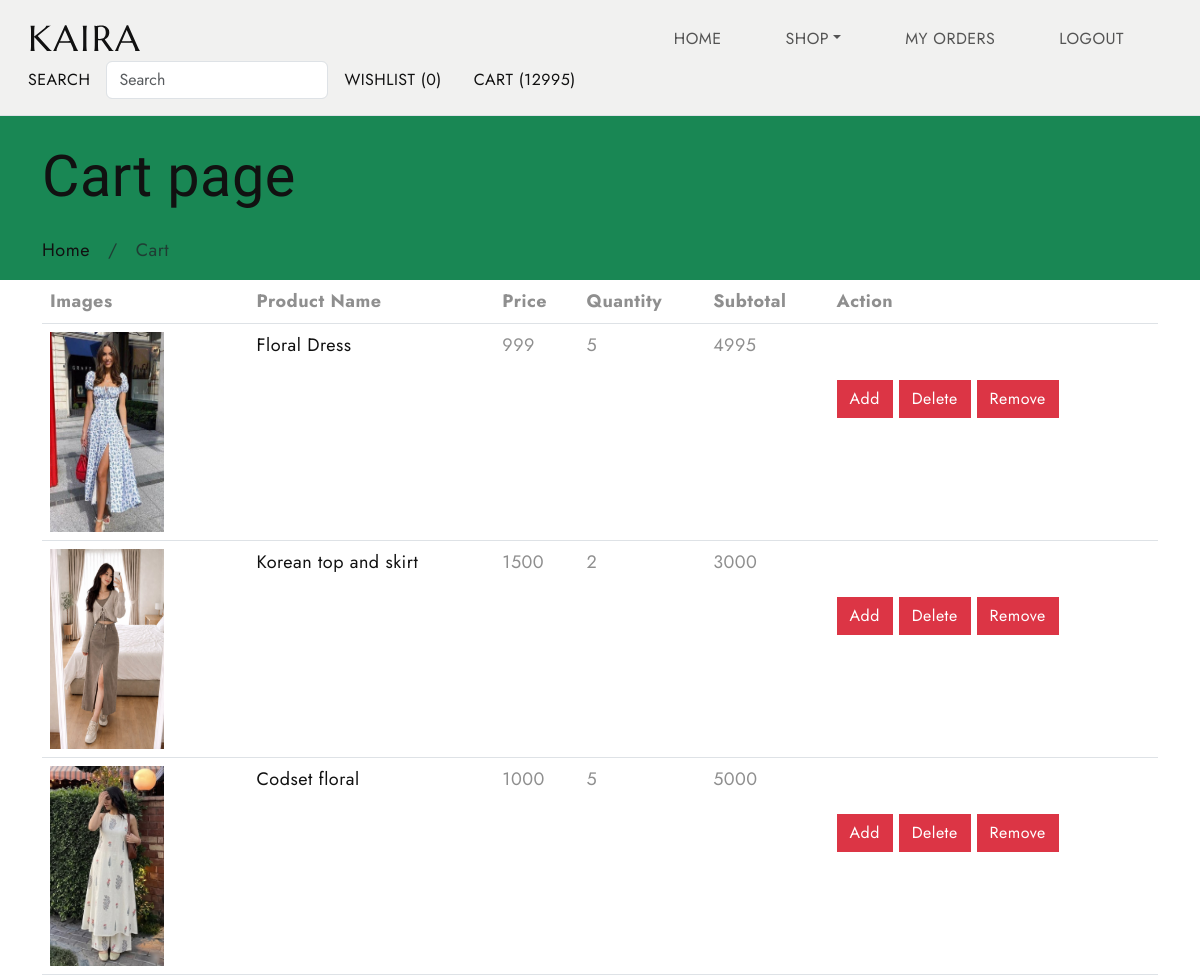
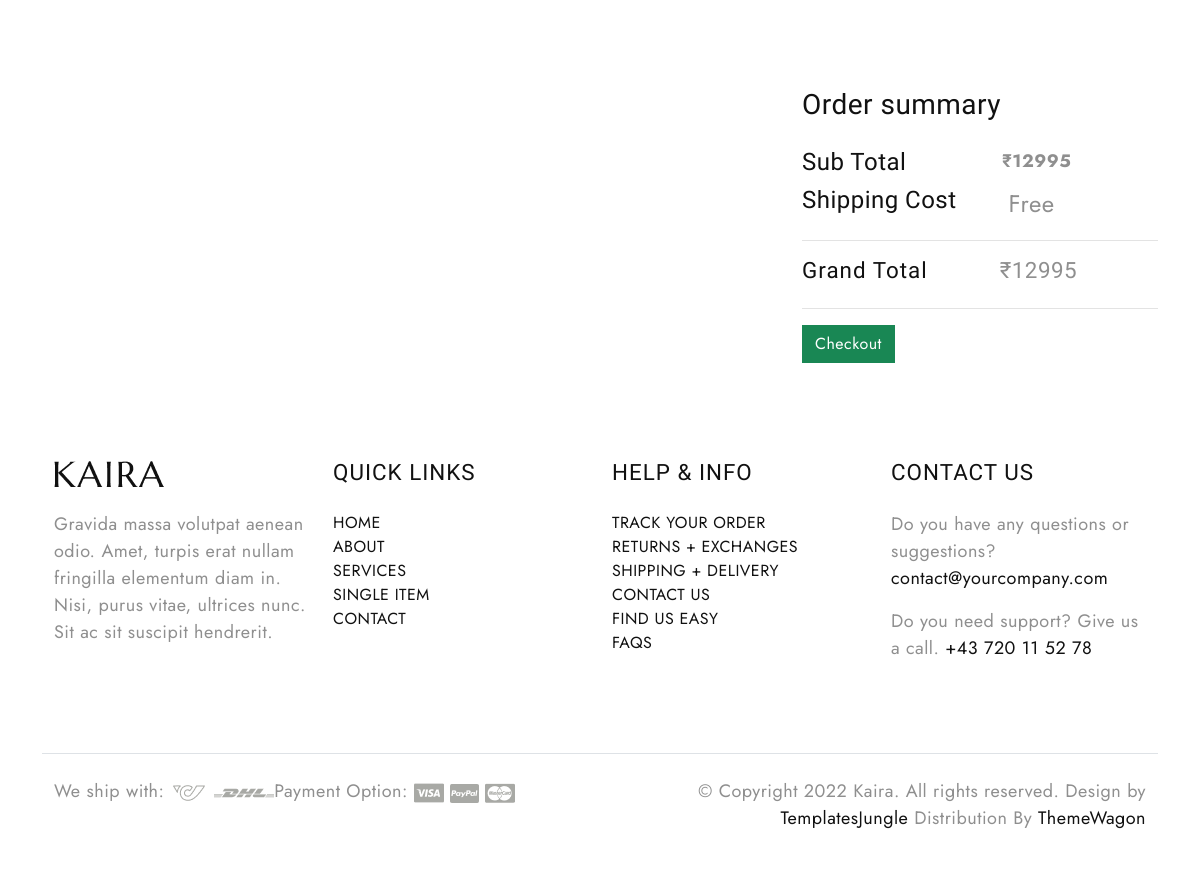
/cartview (signed in), run on an earlier commit of the app's database (2 pictures, top to bottom).
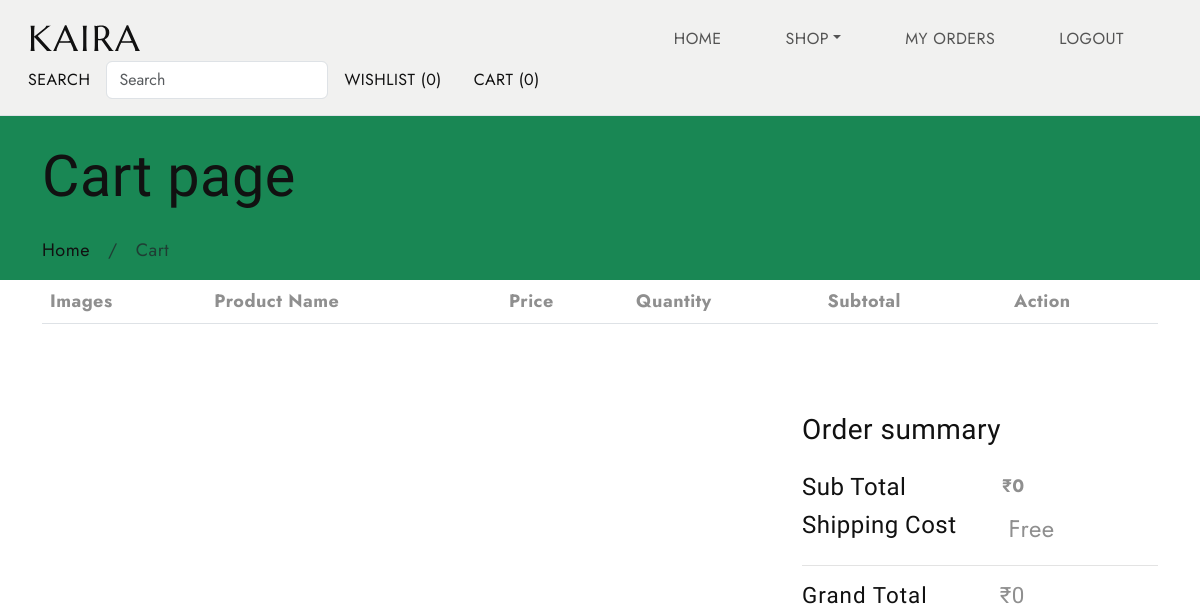
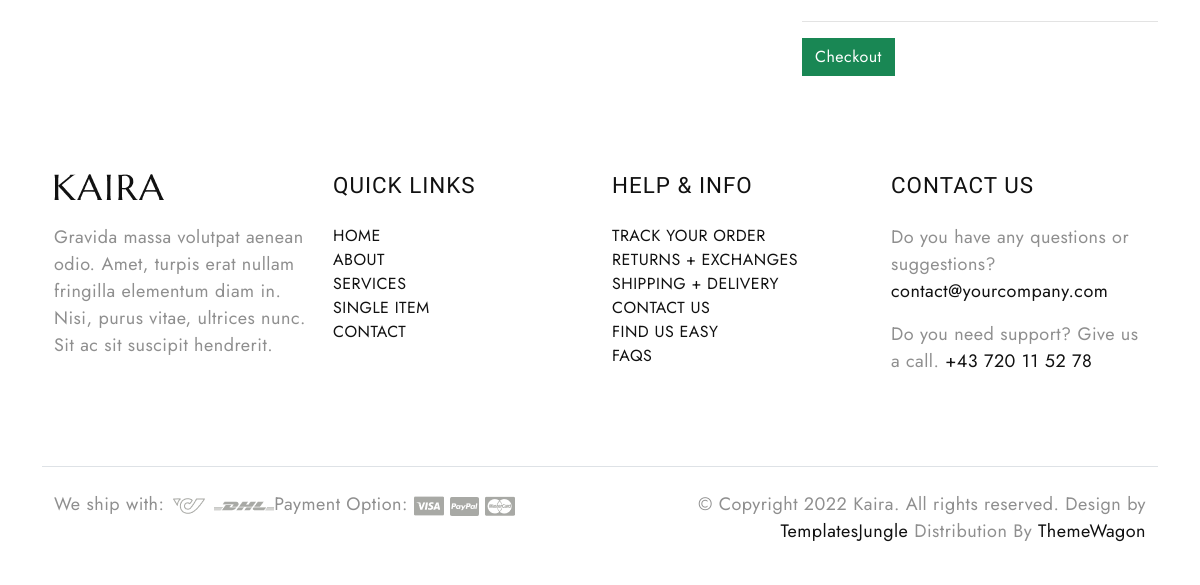
And on a later commit of the database (2 pictures, top to bottom).
### cart/models.py (models this page shows, shortened)
class Cart(models.Model):
    user =models.ForeignKey(User,on_delete=models.CASCADE)
    product =models.ForeignKey(Product,on_delete=models.CASCADE)
    quantity =models.IntegerField(default=0)
    date_added =models.DateTimeField(auto_now_add=True)
    def subtotal(self):
        return self.quantity * self.product.price

### shop/models.py (models this page shows, shortened)
class Product(models.Model):
    name = models.CharField(max_length=200)
    image = models.ImageField(upload_to='products/')
    description = models.TextField()
    price = models.IntegerField()
    stock = models.IntegerField(null=True)
    availability =models.BooleanField(default=True,null=True)
    gender= models.CharField(max_length=200,default='unisex',null=True)
    category = models.ForeignKey(Category,on_delete=models.CASCADE,related_name='products',null=True)
    created = models.DateTimeField(auto_now_add=True,null=True)
    updated = models.DateTimeField(auto_now=True,null=True)

### cart/views.py (the view)
# urls.py: path('cartview',views.CartView.as_view(),name='cartview'),
@method_decorator(login_required,name='dispatch')
class CartView(View):
    def get(self,request):
        c=Cart.objects.filter(user=request.user)
        total=0
        for i in c:
            total=total+i.subtotal()
        context={'cart':c,'total':total}
        return render(request,'cart.html',context)

### templates/cart.html (shortened to what this page needs)
{% extends 'base.html' %}
{% load crispy_forms_tags %}
{% block content %}
<div class="all-title bg-success">
        <div class="container">
            <div class="row">
                <div class="col-lg-12">
                    <h2>Cart page</h2>
                    <ul class="breadcrumb">
                        <li class="breadcrumb-item"><a href="#">Home</a></li>
                        <li class="breadcrumb-item active">Cart<li>
                    </ul>
                </div>
            </div>
        </div>
    </div>
    <div class="cart-box-main">
        <div class="container">
            <div class="row">
                <div class="col-lg-12">
                    <div class="table-main table-responsive">
                        <table class="table">
                            <thead>
                                <tr>
                                    <th>Images</th>
                                    <th>Product Name</th>
                                    <th>Price</th>
                                    <th>Quantity</th>
                                    <th>Subtotal</th>
                                    <th>Action</th>
                                </tr>
                            </thead>
                            <tbody>
                            {% for i in cart %}
                                <tr>
                                    <td class="thumbnail-img">
                                        <a href="#">
									<img class="" src="{{i.product.image.url}}" alt="" height="200px" width="60%">
								</a>
                                    </td>
                                    <td class="name-pr">
                                        <a href="#">
                                            {{i.product.name}}
								</a>
                                    </td>
                                    <td class="price-pr">
                                        <p>{{i.product.price}}</p>
                                    </td>
                                    <td class="price-pr">
                                        <p>{{i.quantity}}</p>
                                    </td>
                                        <td class="total-pr">
                                            <p>{{i.subtotal}}</p>
                                    </td>
                                        <td class="remove-pr">
                                        {% if i.product.stock > i.quantity %}
                                        <a href="{% url 'cart:addtocart' i.product.id %}" class="btn btn-danger mt-5">Add</a>
                                        <a href="{% url 'cart:cartdecrement' i.id %}" class="btn btn-danger mt-5 ">Delete
								</a>
                                        <a href="{% url 'cart:cartremove' i.id %}" class="btn btn-danger mt-5">Remove
								</a>
                                        {% endif %}
                                    </td>
                                </tr>
                            {% endfor %}
                            </tbody>
                        </table>
                    </div>
                </div>
            </div>
            <div class="row my-5">
                <div class="col-lg-8 col-sm-12"></div>
                <div class="col-lg-4 col-sm-12">
                    <div class="order-box">
                        <h3 class="fs-3">Order summary</h3>
                        <div class="d-flex">
                            <h4 class="fs-4 me-5">Sub Total</h4>
                            <div class=" fw-bold ms-5 "> ₹{{total}}</div>
                        </div>
                        <div class="d-flex">
                            <h4 class="fs-4 me-5">Shipping Cost</h4>
                            <div class="ml-auto fs-4 ms-1"> Free </div>
                        </div>
                        <hr>
                        <div class="d-flex gr-total">
                            <h5 class="me-5">Grand Total</h5>
                            <div class="ml-auto h5 ms-4">₹{{total}}</div>
                        </div>
                        <hr>
                    <div class="col-12 d-flex shopping-box"><a href="{% url 'cart:checkout' %}" class="btn btn-success">Checkout</a> </div></div>
        </div>
    </div>
{% endblock %}

### templates/base.html (shortened to what this page needs)
<!DOCTYPE html>
{% load static %}
<html lang="en">
<head>
  <link href="https://cdn.jsdelivr.net/npm/bootstrap@5.3.0-alpha3/dist/css/bootstrap.min.css" rel="stylesheet"
>
  <link rel="stylesheet" type="text/css" href="{% static 'css/vendor.css">
  <link rel="stylesheet" href="https://cdn.jsdelivr.net/npm/swiper@9/swiper-bundle.min.css" />
  <link rel="stylesheet" type="text/css" href="{% static 'css/style.css' %}">
</head>
<body class="homepage ">
  <nav class="navbar navbar-expand-lg bg-light text-uppercase fs-6 p-3 border-bottom align-items-center">
    <div class="container-fluid">
      <div class="row justify-content-between align-items-center w-100">
        <div class="col-auto">
          <a class="navbar-brand text-white" href="index.html">
          </a>
        </div>
        <div class="col-auto">
          <div class="offcanvas offcanvas-end" tabindex="-1" id="offcanvasNavbar"
            aria-labelledby="offcanvasNavbarLabel">
            <div class="offcanvas-body">
              <ul class="navbar-nav justify-content-end flex-grow-1 gap-1 gap-md-5 pe-3">
                <li class="nav-item dropdown">
                  <a class="nav-link" href="{% url 'home' %}">Home</a>
                <li class="nav-item dropdown">
                  <a class="nav-link dropdown-toggle" href="#" id="dropdownShop" data-bs-toggle="dropdown"
                    aria-haspopup="true" aria-expanded="false">Shop</a>
                </li>
                {% if user.is_authenticated %}
                <li class="nav-item">
                  <a class="nav-link" href="{% url 'cart:ordersummary' %}">My orders</a>
                </li>
                <li class="nav-item">
                  <a class="nav-link" href="{% url 'shop:userlogout' %}">Logout</a>
                </li>
                {% endif %}
              </ul>
            </div>
          </div>
        </div>
        {% if user.is_authenticated %}
          {% if user.is_superuser == False %}
          <div class="col-3 col-lg-auto">
          <ul class="list-unstyled d-flex m-0 align-items-center">
        <li class="me-3">
            <a href="#" class="text-uppercase">
                 Search
            </a>
          <li class="search position-relative">
    <div class="top-search">
        <form action="{% url 'search:search' %}">
            <input type="text"
                   name="q"
                   class="form-control"
                   placeholder="Search">
        </form>
    </div>
</li>
           </li>
            <li class="d-none d-lg-block">
              <a href="index.html" class="text-uppercase mx-3">Wishlist <span class="wishlist-count">(0)</span>
              </a>
            </li>
            <li class="d-none d-lg-block">
              <a href="{% url 'cart:cartview' %}" class="text-uppercase mx-3"
                aria-controls="offcanvasCart">Cart <span class="cart-count">({{total}})</span>
              </a>
            </li>
            {% endif %}
            {% endif %}
            <li class="search-box" class="mx-2">
              <a href="#search" class="search-button">
                <svg width="24" height="24" viewBox="0 0 24 24">
                  <use xlink:href="#search"></use>
                </svg>
              </a>
            </li>
          </ul>
        </div>
      </div>
    </div>
  </nav>
{% block content %}
{% endblock %}
  <footer id="footer" class="mt-5">
    <div class="container">
      <div class="row d-flex flex-wrap justify-content-between py-5">
        <div class="col-md-3 col-sm-6">
          <div class="footer-menu footer-menu-001">
            <div class="footer-intro mb-4">
              <a href="index.html">
                <img src="{% static 'images/main-logo.png' %}" alt="logo">
              </a>
            </div>
            <p>Gravida massa volutpat aenean odio. Amet, turpis erat nullam fringilla elementum diam in. Nisi, purus
              vitae, ultrices nunc. Sit ac sit suscipit hendrerit.</p>
            <div class="social-links">
              <ul class="list-unstyled d-flex flex-wrap gap-3">
                <li>
                  <a href="#" class="text-secondary">
                    <svg width="24" height="24" viewBox="0 0 24 24">
                      <use xlink:href="#facebook"></use>
                    </svg>
                  </a>
                </li>
                <li>
                  <a href="#" class="text-secondary">
                    <svg width="24" height="24" viewBox="0 0 24 24">
                      <use xlink:href="#twitter"></use>
                    </svg>
                  </a>
                </li>
                <li>
                  <a href="#" class="text-secondary">
                    <svg width="24" height="24" viewBox="0 0 24 24">
                      <use xlink:href="#youtube"></use>
                    </svg>
                  </a>
                </li>
                <li>
                  <a href="#" class="text-secondary">
                    <svg width="24" height="24" viewBox="0 0 24 24">
                      <use xlink:href="#pinterest"></use>
                    </svg>
                  </a>
                </li>
                <li>
                  <a href="#" class="text-secondary">
                    <svg width="24" height="24" viewBox="0 0 24 24">
                      <use xlink:href="#instagram"></use>
                    </svg>
                  </a>
                </li>
              </ul>
            </div>
          </div>
        </div>
        <div class="col-md-3 col-sm-6">
          <div class="footer-menu footer-menu-002">
            <h5 class="widget-title text-uppercase mb-4">Quick Links</h5>
            <ul class="menu-list list-unstyled text-uppercase border-animation-left fs-6">
              <li class="menu-item">
                <a href="index.html" class="item-anchor">Home</a>
              </li>
              <li class="menu-item">
                <a href="index.html" class="item-anchor">About</a>
              </li>
              <li class="menu-item">
                <a href="blog.html" class="item-anchor">Services</a>
              </li>
              <li class="menu-item">
                <a href="styles.html" class="item-anchor">Single item</a>
              </li>
              <li class="menu-item">
                <a href="#" class="item-anchor">Contact</a>
              </li>
            </ul>
          </div>
        </div>
        <div class="col-md-3 col-sm-6">
          <div class="footer-menu footer-menu-003">
            <h5 class="widget-title text-uppercase mb-4">Help & Info</h5>
            <ul class="menu-list list-unstyled text-uppercase border-animation-left fs-6">
              <li class="menu-item">
                <a href="#" class="item-anchor">Track Your Order</a>
              </li>
              <li class="menu-item">
                <a href="#" class="item-anchor">Returns + Exchanges</a>
              </li>
              <li class="menu-item">
                <a href="#" class="item-anchor">Shipping + Delivery</a>
              </li>
              <li class="menu-item">
                <a href="#" class="item-anchor">Contact Us</a>
              </li>
              <li class="menu-item">
                <a href="#" class="item-anchor">Find us easy</a>
              </li>
              <li class="menu-item">
                <a href="index.html" class="item-anchor">Faqs</a>
              </li>
            </ul>
          </div>
        </div>
        <div class="col-md-3 col-sm-6">
          <div class="footer-menu footer-menu-004 border-animation-left">
            <h5 class="widget-title text-uppercase mb-4">Contact Us</h5>
            <p>Do you have any questions or suggestions? <a href="mailto:contact@yourcompany.com"
                class="item-anchor">contact@yourcompany.com</a></p>
            <p>Do you need support? Give us a call. <a href="tel:+43 720 11 52 78" class="item-anchor">+43 720 11 52
                78</a>
            </p>
          </div>
        </div>
      </div>
    </div>
    <div class="border-top py-4">
      <div class="container">
        <div class="row">
          <div class="col-md-6 d-flex flex-wrap">
            <div class="shipping">
              <span>We ship with:</span>
              <img src="{% static 'images/arct-icon.png' %}" alt="icon">
              <img src="{% static 'images/dhl-logo.png' %}" alt="icon">
            </div>
            <div class="payment-option">
              <span>Payment Option:</span>
              <img src="{% static 'images/visa-card.png' %}" alt="card">
              <img src="{% static 'images/paypal-card.png' %}" alt="card">
              <img src="{% static 'images/master-card.png' %}" alt="card">
            </div>
          </div>
          <div class="col-md-6 text-end">
            <p>© Copyright 2022 Kaira. All rights reserved. Design by <a href="https://templatesjungle.com"
                target="_blank">TemplatesJungle</a> Distribution By <a href="https://themewagon.com"
              target="blank">ThemeWagon</a></p>
          </div>
        </div>
      </div>
    </div>
  </footer>
</body>
</html>

What changed in the data, as far as the page shows it:
removed Cart: product.image (picture), product.name "Floral Dress", product.price "999", quantity "5", subtotal "4995", shows "Add"
removed Cart: product.image (picture), product.name "Korean top and skirt", product.price "1500", quantity "2", subtotal "3000", shows "Add"
removed Cart: product.image (picture), product.name "Codset floral", product.price "1000", quantity "5", subtotal "5000", shows "Add"
Also different on the page:
{{ total }}: "12995" → "0"
